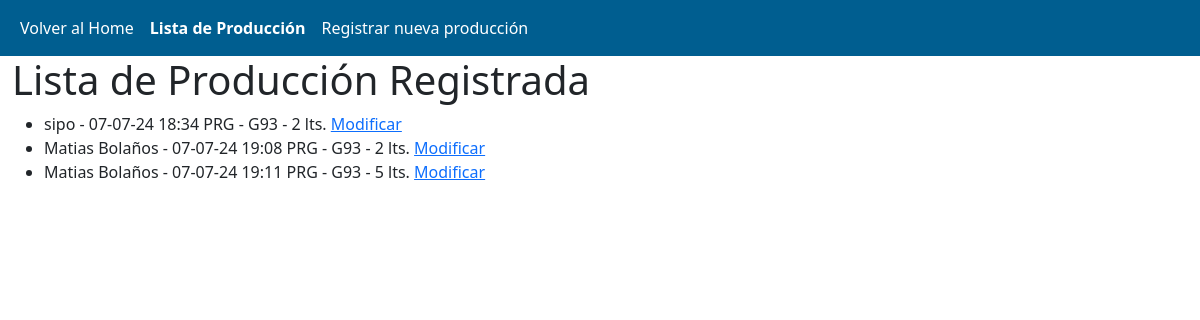
/produccion/ (signed in), run on an earlier commit of the app's database.
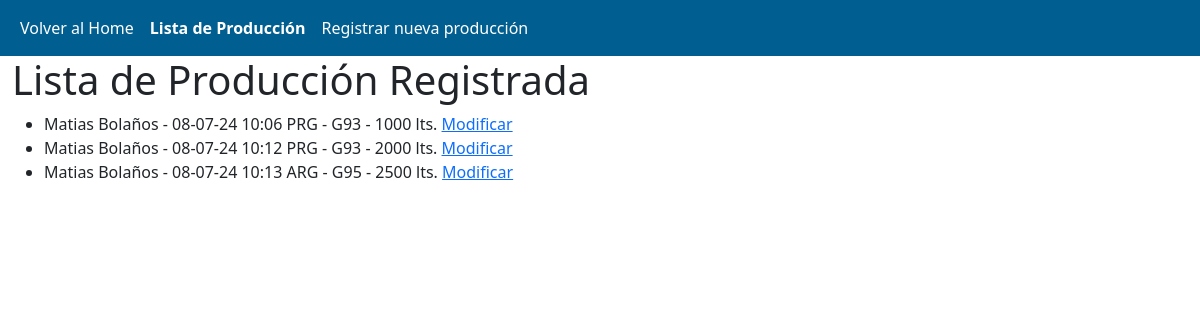
And on a later commit of the database.
### produccion/models.py (models this page shows, shortened)
class Produccion(models.Model):
    planta = models.ForeignKey(Planta, on_delete=models.CASCADE)
    producto = models.ForeignKey(Producto, on_delete=models.CASCADE)
    cantidad = models.DecimalField(max_digits=10, decimal_places=2)
    fechahora = models.DateTimeField(auto_now_add=True)
    fecha = models.DateTimeField(auto_now_add=True)
    operador = models.CharField(max_length=100)
    modificado_por = models.ForeignKey(User, related_name='modificado_por', null=True, blank=True, on_delete=models.SET_NULL)
    modificado_el = models.DateTimeField(null=True, blank=True)
    anulado = models.BooleanField(default=False)
    anulado_por = models.ForeignKey(User, related_name='anulado_por', null=True, blank=True, on_delete=models.SET_NULL)
    anulado_el = models.DateTimeField(null=True, blank=True)

class Planta(models.Model):
    nombre = models.CharField(max_length=100)
    ubicacion = models.CharField(max_length=100)

class Producto(models.Model):
    nombre = models.CharField(max_length=100)
    descripcion = models.TextField()

### produccion/views.py (the view)
# urls.py: path('', lista_produccion, name='lista_produccion'),
@login_required
def lista_produccion(request):
    es_supervisor = request.user.groups.filter(name='supervisor').exists()
    es_admin = request.user.groups.filter(name='admin').exists()
    if es_supervisor or es_admin:
        producciones = Produccion.objects.filter(anulado=False)
        return render(request, 'produccion/lista_produccion.html', {'producciones': producciones})
    else:
        producciones = Produccion.objects.filter(operador=request.user.get_full_name(), anulado=False)
        return render(request, 'produccion/lista_produccion.html', {'producciones': producciones})

### produccion/templates/produccion/lista_produccion.html (shortened to what this page needs)
{% extends 'produccion/base.html' %}
{% block content %}
<h1>Lista de Producción Registrada</h1>
<ul>
    {% if user.is_authenticated %}
        {% for group in user.groups.all %}
            {% if group.name == 'operador' %}
                {% for produccion in producciones %}
                <li>
                    {{ produccion.fechahora|date:"d-m-y H:i" }}
                    {{ produccion.planta.nombre }} -
                    {{ produccion.producto.nombre }} -
                    {{ produccion.cantidad|floatformat:0 }} lts.
                    <a href="{% url 'modificar_produccion' produccion.pk %}">Modificar</a>
                </li>
                {% endfor %}
        {% elif group.name == 'admin' %}
            {% for produccion in producciones %}
            <li>
                {{ produccion.operador }} -
                {{ produccion.fechahora|date:"d-m-y H:i" }}
                {{ produccion.planta.nombre }} -
                {{ produccion.producto.nombre }} -
                {{ produccion.cantidad|floatformat:0 }} lts.
                <a href="{% url 'modificar_produccion' produccion.pk %}">Modificar</a>
            </li>
            {% endfor %}
        {% endif %}
        {% endfor %}
    {% endif %}
</ul>
{% endblock %}

### produccion/templates/produccion/base.html (shortened to what this page needs)
<!DOCTYPE html>
<html>
<head>
    <link rel="stylesheet" href="https://cdn.jsdelivr.net/npm/bootstrap@5.2.3/dist/css/bootstrap.min.css">
    {% load static %}
    <link rel="stylesheet" href="{% static '/css/style.css' %}"
</head>
<body>
    <nav class="navbar navbar-expand-lg custom-navbar">
        <div class="container-fluid">
            <div class="collapse navbar-collapse" id="navbarNav">
                <ul class="navbar-nav">
                    <li class="nav-item">
                        <a class="nav-link" aria-current="page" href="{% url 'home' %}">Volver al Home</a>
                    </li>
                    <li class="nav-item">
                        <a class="nav-link {% if request.resolver_match.url_name == 'lista_produccion' %}active{% endif %}" aria-current="page" href="{% url 'lista_produccion' %}">Lista de Producción</a>
                    </li>
                    <li class="nav-item">
                        <a class="nav-link {% if request.resolver_match.url_name == 'registrar_produccion' %}active{% endif %}" href="{% url 'registrar_produccion' %}">Registrar nueva producción</a>
                    </li>
                </ul>
            </div>
        </div>
    </nav>
    <div class="container-fluid">
        <div class="row">
            <div class="col">
                {% block content %}
                {% endblock %}
            </div>
        </div>
    </div>
</body>
</html>

### produccion/static/css/style.css (style rules this page uses)
.navbar-nav .nav-link.active { color: rgb(248, 168, 19); font-weight: bold; }
.custom-navbar { background-color: #005e90; }
.navbar-nav .nav-link, .navbar-brand { color: #ffffff !important; }

What changed in the data, as far as the page shows it:
removed Produccion: operador "sipo", fechahora "07-07-24 18:34", planta.nombre "PRG", producto.nombre "G93", cantidad "2"
removed Produccion: operador "Matias Bolaños", fechahora "07-07-24 19:08", planta.nombre "PRG", producto.nombre "G93", cantidad "2"
removed Produccion: operador "Matias Bolaños", fechahora "07-07-24 19:11", planta.nombre "PRG", producto.nombre "G93", cantidad "5"
added Produccion: operador "Matias Bolaños", fechahora "08-07-24 10:06", planta.nombre "PRG", producto.nombre "G93", cantidad "1000"
added Produccion: operador "Matias Bolaños", fechahora "08-07-24 10:12", planta.nombre "PRG", producto.nombre "G93", cantidad "2000"
added Produccion: operador "Matias Bolaños", fechahora "08-07-24 10:13", planta.nombre "ARG", producto.nombre "G95", cantidad "2500"
